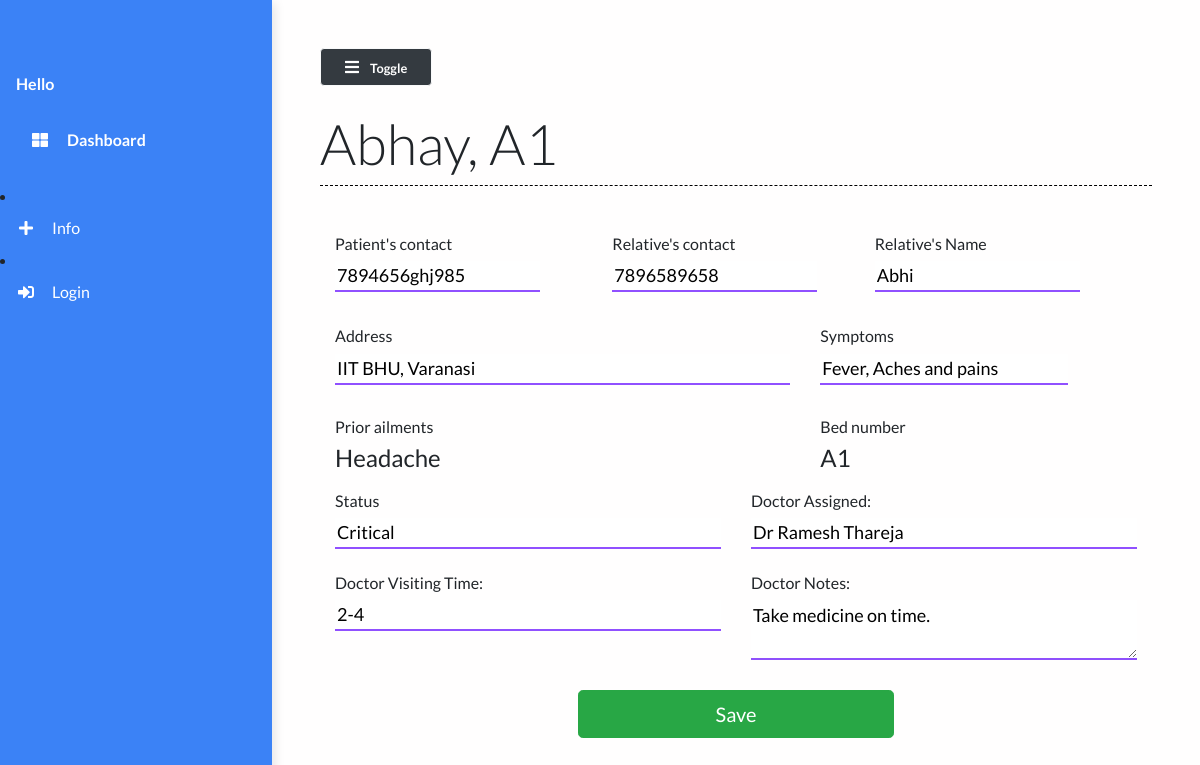
/patient/16, run on the app's committed database.
### main/models.py (models this page shows, shortened)
class Patient(models.Model):
    name = models.CharField(max_length=50)
    phone_num = models.CharField(max_length=15)
    patient_relative_name = models.CharField(max_length=50, null=True)
    patient_relative_contact = models.CharField(max_length=15, null=True)
    address = models.TextField()
    SYMPTOMS = (
        ('Fever', 'Fever'),
        ('Dry cough', 'Dry cough'),
        ('Tiredness', 'Tiredness'),
        ('Aches and pains', 'Aches and pains'),
        ('Sore throat', 'Sore throat'),
        ('Diarrhoea', 'Diarrhoea'),
        ('Loss of taste or smell', 'Loss of taste or smell'),
        ('Difficulty in breathing or shortness of breath', 'Difficulty in breathing or shortness of breath'),
        ('Chest pain or pressure', 'Chest pain or pressure'),
        ('Loss of speech or movement', 'Loss of speech or movement'),
    )
    symptoms = MultiSelectField(choices=SYMPTOMS, null=True)
    prior_ailments = models.TextField()
    bed_num = models.ForeignKey("Bed", on_delete=models.CASCADE)
    dob = models.DateField(null=True)
    doctor = models.ForeignKey("Doctor", on_delete=models.CASCADE, null=True)
    doctors_notes = models.TextField(null=True, blank=True)
    doctors_visiting_time = models.CharField(null=True, max_length=50, blank=True)
    status = models.CharField(max_length=50)

class Bed(models.Model):
    bed_number = models.CharField(max_length=50)
    occupied = models.BooleanField()
    def __str__(self):
        return self.bed_number

class Doctor(models.Model):
    name = models.CharField(max_length=100)
    def __str__(self):
        return self.name

### main/views.py (the view, shortened to what this page needs)
# urls.py: path("patient/<str:pk>", views.patient, name="patient"),
def patient(request, pk):
    patient = Patient.objects.get(id=pk)
    context = {
        'patient': patient
    }
    return render(request, 'main/patient.html', context)

### main/templates/main/patient.html (shortened to what this page needs)
{% extends 'main/base.html' %}
{% load static %}
{% block contentTitle %}
    {{patient.name}}, {{patient.bed_num}}
{% endblock contentTitle %}
{% block content %}
		<form class="form" action="" method="post" id="registrationForm">
			<div class="container">
				<div class="patient-form">
					<div class="row">
						<div class="col-md-4 form-field mt-4 mb-0">
						<label for="mobile"><h6>Patient's contact</h6>
						<input type="text" id="name" class="input-text" type="text" name="mobile" placeholder="Mobile No" value="{{patient.phone_num}}">
						</label>
						</div>
						<div class="offset-md-2 col-md-4 form-field mt-4 mb-0">
						<label for="mobile" class="mb-0"><h6>Relative's contact</h6>
						<input type="text" id="mobile2" class="input-text" type="text" name="mobile2" placeholder="Mobile No" value="{{patient.patient_relative_contact}}">
						</label>
						</div>
						<div class="form-field mt-4">
						<label for="relativeName" class="mb-0"><h6>Relative's Name</h6>
						<input
							type="text"
							class="input-text"
							name="relativeName"
							id="realtiveName"
							value="{{patient.patient_relative_name}}"
							/>
						</label>
						</div>
						<div class="col-md-7 form-field mt-0">
						<label for="address" class="mb-0 mt-0"><h6>Address</h6></label>
						<input
							type="address"
							class="input-text"
							id="location"
							placeholder="address"
							name="location"
							title="enter a location"
							value="{{patient.address}}"
						/>
						</div>
						<div class="offset-md-1 col-md-4 form-field mt-0">
							<label for="symptoms" class="mb-0"><h6>Symptoms</h6></label>
							<input
								type="text"
								class="input-text"
								name="symptons"
								id="symptons"
								value="{{patient.symptoms}}"
							/>
						</div>
						<div class="col-md-7">
							<h6>Prior ailments</h6>
							<label for="prior_ailments"><h4>{{patient.prior_ailments}}</h4></label>
						</div>
						<div class="col-md-5">
							<h6>Bed number</h6>
							<label for="bed_num" class="mb-0">
							<h4>{{patient.bed_num}}</h4>
							</label>
						</div>
						<div class="col-md-6">
						 	<label for="status" class="mb-0">
							<h6>Status</h6></label>
							<input
								type="text"
								class="input-text"
								name="status"
								id="status"
								value="{{patient.status}}"
							/>
						</div>
						<div class="col-md-6">
							<label for="doctor" class="mb-0">
							<h6>Doctor Assigned: </h6>
							</label>
							<input
								type="text"
								class="input-text"
								name="doctor"
								id="doctor"
								value="{{patient.doctor}}"
							/>
						</div>
						<div class="col-md-6">
							<label for="doctor_time" class="mb-0 mt-4">
							<h6>Doctor Visiting Time: </h6>
							</label>
							<input
								type="text"
								class="input-text"
								name="doctor_time"
								id="doctor_time"
								value="{{patient.doctors_visiting_time}}"
							/>
						</div>
						<div class="col-md-6">
							<label for="doctor_notes" class="mb-0 mt-4">
							<h6>Doctor Notes: </h6>
							</label>
							<textarea
								class="input-text"
								name="doctor_notes"
								id="doctor_notes"
								{{patient.doctors_notes}}
							>{{patient.doctors_notes}}</textarea>
						</div>
					</div>
				</div>
			</div>
		<div class="form-group">
			<div class="col-md-5 mx-auto">
			<br />
			<button class="btn btn-lg btn-success btn-block mx-auto" type="submit">
				 Save
			</button>
			</div>
	 	</div>
		 </form>
{% endblock content %}

### static/styles/base.css (style rules this page uses)
body { background: #fffefe; min-height: 100vh; overflow-x: hidden; font-family:Lato,'Helvetica Neue',Helvetica,Arial,sans-serif; }
.patient-form .form-field { margin: 32px 0; }
.patient-form .input-text { width: 100%; border-width: 0 0 2px 0; border-color: #6c19fcc2; font-size: 18px; font-weight: 400; transition: border-color 0.2s linear; }

### data on the page
Patient: name "Abhay", bed_num "A1", mobile "7894656ghj985", mobile2 "7896589658", relativeName "Abhi", location "IIT BHU, Varanasi", symptons "Fever, Aches and pains", prior_ailments "Headache", status "Critical", doctor "Dr Ramesh Thareja", doctor_time "2-4", doctor_notes "Take medicine on time."
